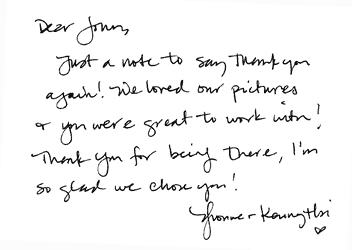
#> input picture test_data/test_3_handwritten.jpg, 352 x 250 px
$ python -i sink.py   (imports and definitions only)
#> lines starting #> are read from the running program, lines starting #| are printed output that depends on the picture; after the words box and inside, x2 and y2 are one past the last pixel; in counts of white or black regions, pixels touching at a corner belong together
#> further down, picture is the input picture: shape (250, 352, 3); min 0, max 255, mean 243.2
import cv2
import numpy as np
import math

# [46 lines left out: function sinkMethod, not called in this run]


def getLinesAngle(image, showUI = False):
#> called with showUI = False
	kern = cv2.getStructuringElement(cv2.MORPH_CROSS, (2, 2))

	linedetectimg = image.copy()
	for i in range(0, 5):
		linedetectimg = cv2.erode(linedetectimg, kern)
#> this loop made 5 passes
#> pass 1, in getLinesAngle, `linedetectimg = cv2.erode(linedetectimg, kern)`:
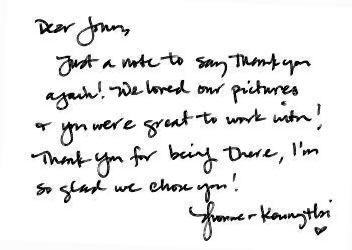
#> linedetectimg: shape (250, 352, 3); min 0, max 255, mean 235
#> pass 2, in getLinesAngle, `linedetectimg = cv2.erode(linedetectimg, kern)`:
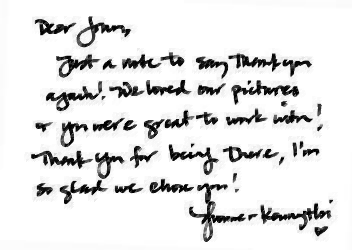
#> linedetectimg: shape (250, 352, 3); min 0, max 255, mean 227.5
#> pass 3, in getLinesAngle, `linedetectimg = cv2.erode(linedetectimg, kern)`:
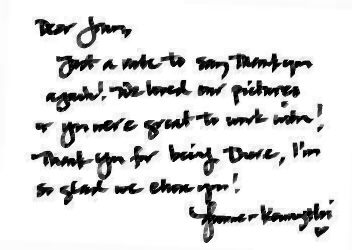
#> linedetectimg: shape (250, 352, 3); min 0, max 255, mean 220.5
#> after the loop:
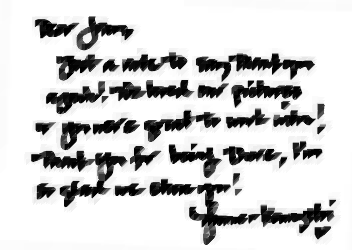
#> linedetectimg: shape (250, 352, 3); min 0, max 255, mean 207.4

	if showUI:
		cv2.imshow("erode", linedetectimg)

	linedetectimg = cv2.Canny(linedetectimg, 100, 200, None, 5, True)
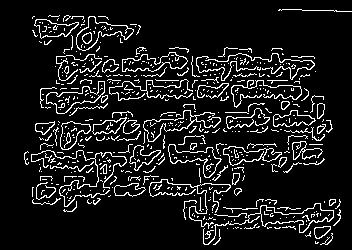
#> linedetectimg: shape (250, 352); 10.2% white in thin lines or dots, all inside (x1, y1, x2, y2) = (24, 9, 352, 245)
	linesP = cv2.HoughLinesP(linedetectimg, 1, np.pi / 180, 50, None, 50, 10)
#> linesP = 83 rows, first 6: [134, 80, 287, 80], [277, 131, 329, 131], [141, 96, 323, 96], [187, 70, 311, 68], [58, 16, 139, 97], [25, 161, 111, 155]
	linedetectimg = cv2.cvtColor(linedetectimg, cv2.COLOR_GRAY2BGR)
	l = linesP[0][0]
#> l = [134, 80, 287, 80]
	cv2.line(linedetectimg, (l[0], l[1]), (l[2], l[3]), (0, 0, 255), 2, cv2.LINE_AA)
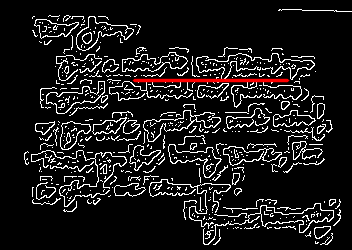
#> linedetectimg: shape (250, 352, 3); mean B, G, R 25.7, 25.7, 27.2

	return (math.atan((l[1] - l[3]) / (l[0] - l[2])) * 180 / math.pi)

>>> import cv2
>>> picture = cv2.imread('test_data/test_3_handwritten.jpg')
>>> result = getLinesAngle(picture)
#> result = 0

$ run again, on test_data/test_1.PNG
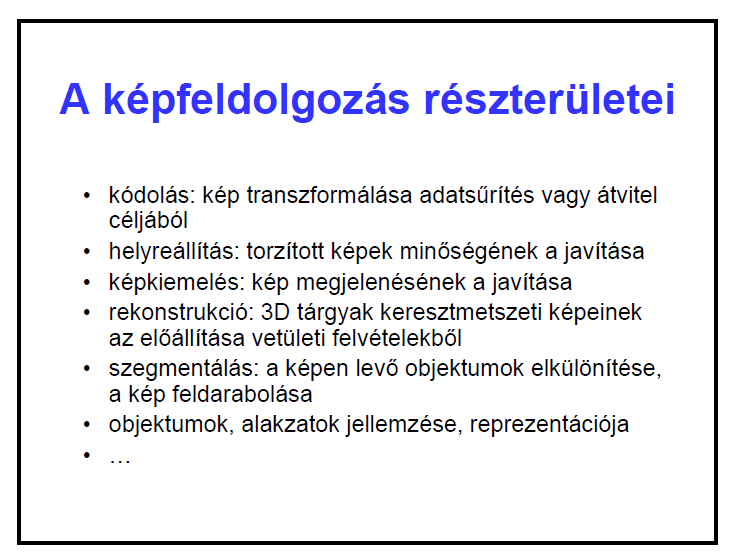
#> input picture test_data/test_1.PNG, 738 x 560 px
#> picture is the input picture: shape (560, 738, 3); mean B, G, R 237.5, 233.2, 233.2
#> in getLinesAngle, `linedetectimg = cv2.Canny(linedetectimg, 100, 200, None, 5, True)`:
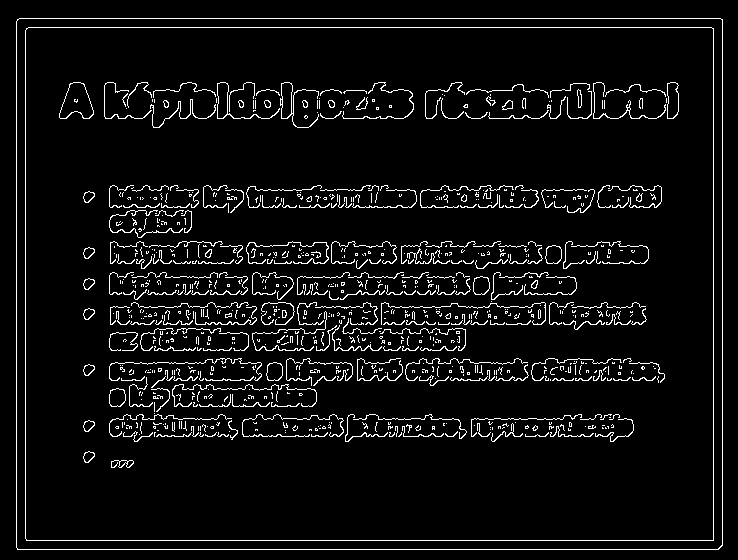
#> linedetectimg: shape (560, 738); 5.7% white in thin lines or dots
#> linesP = 133 rows, first 6: [16, 540, 722, 540], [19, 18, 720, 18], [17, 549, 718, 549], [28, 27, 722, 27], [722, 545, 722, 19], [16, 547, 16, 21]
#> l = [16, 540, 722, 540]
#> in getLinesAngle, `cv2.line(linedetectimg, (l[0], l[1]), (l[2], l[3]), (0, 0, 255), 2, cv..`:
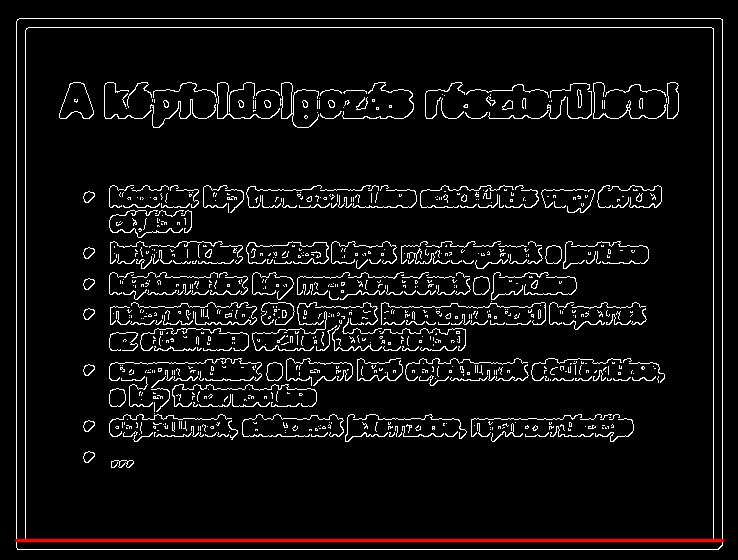
#> linedetectimg: shape (560, 738, 3); mean B, G, R 14.1, 14.1, 15.6
#> result = 0

$ run again, on test_data/test_10.PNG
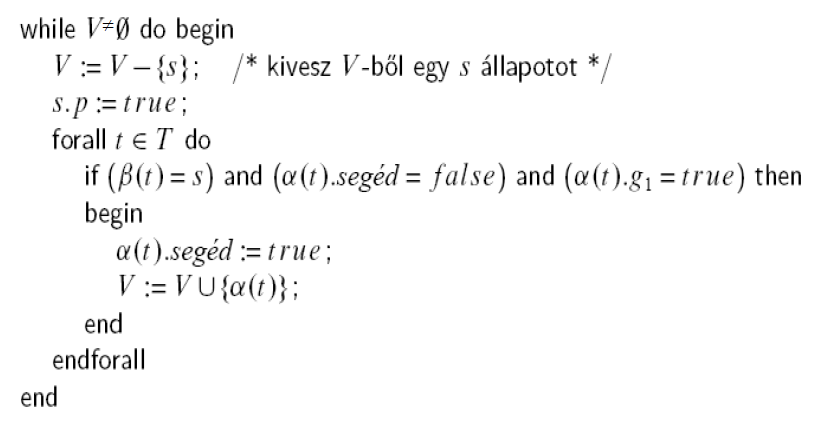
#> input picture test_data/test_10.PNG, 813 x 434 px
#> picture is the input picture: shape (434, 813, 3); mean B, G, R 248.3, 248.3, 248.3
#> in getLinesAngle, `linedetectimg = cv2.Canny(linedetectimg, 100, 200, None, 5, True)`:
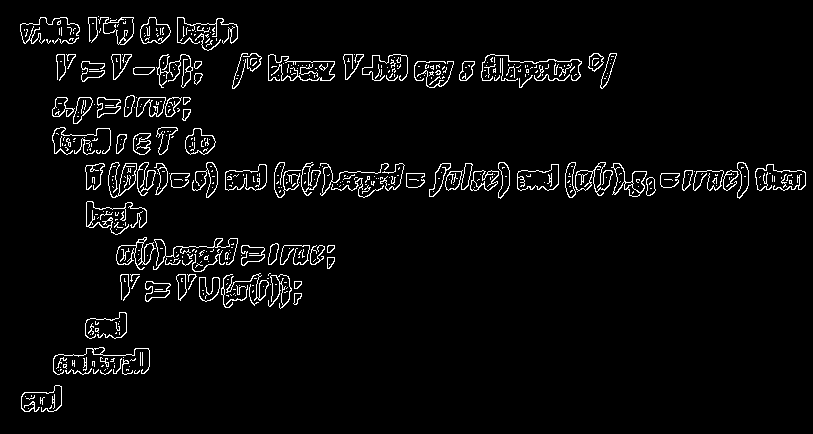
#> linedetectimg: shape (434, 813); 3.9% white in thin lines or dots, all inside (x1, y1, x2, y2) = (20, 16, 806, 412)
#> linesP = 120 rows, first 6: [372, 61, 614, 61], [436, 171, 646, 171], [433, 188, 554, 188], [229, 170, 331, 170], [274, 189, 395, 189], [423, 182, 524, 184]
#> l = [372, 61, 614, 61]
#> in getLinesAngle, `cv2.line(linedetectimg, (l[0], l[1]), (l[2], l[3]), (0, 0, 255), 2, cv..`:
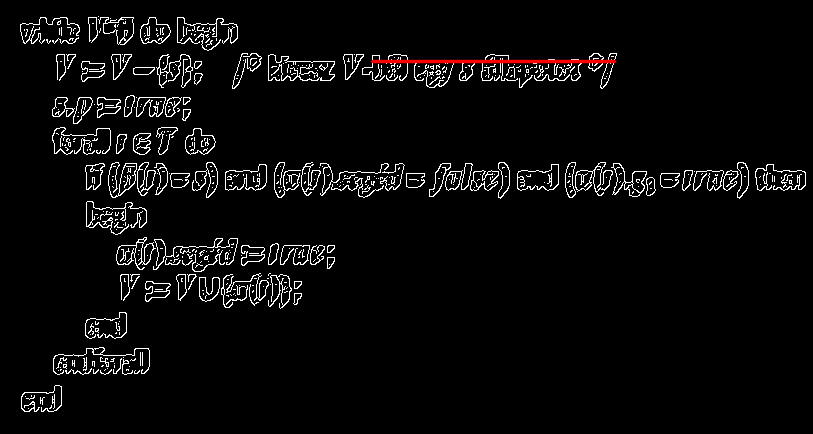
#> linedetectimg: shape (434, 813, 3); mean B, G, R 9.7, 9.7, 10.3
#> result = 0

$ run again, on test_data/test_11.PNG
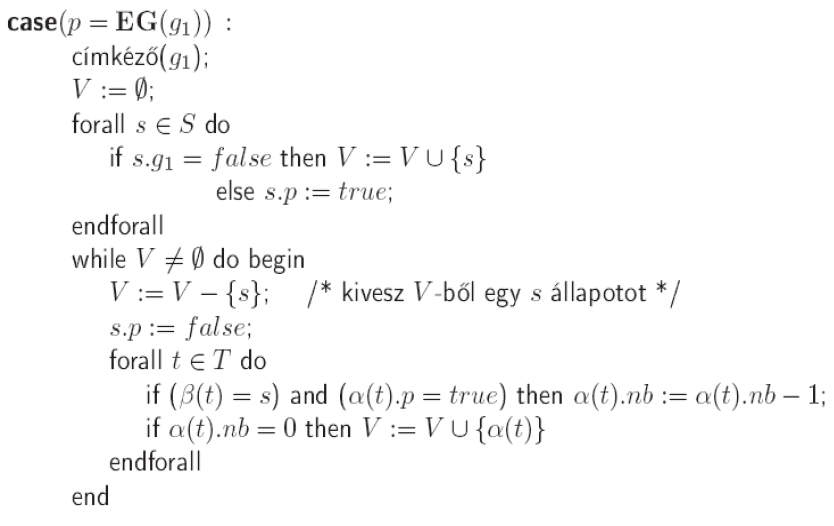
#> input picture test_data/test_11.PNG, 834 x 526 px
#> picture is the input picture: shape (526, 834, 3); mean B, G, R 249.1, 249.1, 249.2
#> in getLinesAngle, `linedetectimg = cv2.Canny(linedetectimg, 100, 200, None, 5, True)`:
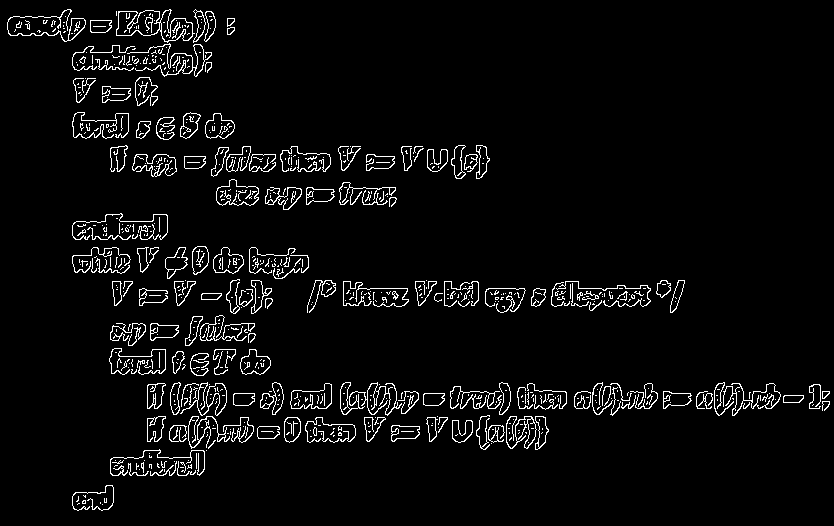
#> linedetectimg: shape (526, 834); 4.3% white in thin lines or dots
#> linesP = 172 rows, first 6: [444, 288, 524, 288], [576, 408, 649, 408], [147, 391, 226, 391], [696, 405, 774, 405], [485, 401, 669, 398], [147, 393, 297, 393]
#> l = [444, 288, 524, 288]
#> in getLinesAngle, `cv2.line(linedetectimg, (l[0], l[1]), (l[2], l[3]), (0, 0, 255), 2, cv..`:
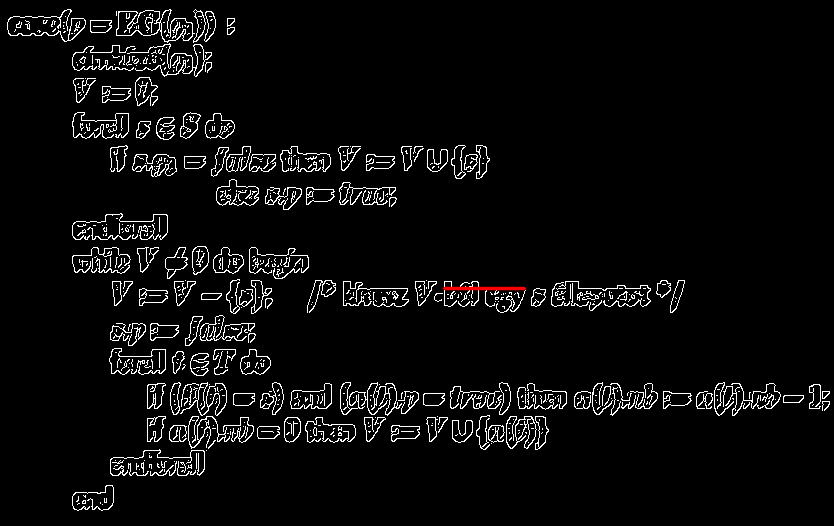
#> linedetectimg: shape (526, 834, 3); mean B, G, R 10.9, 10.9, 11.1
#> result = 0
